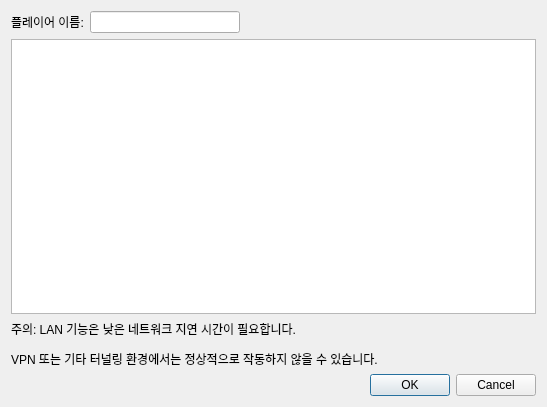
<?xml version="1.0" encoding="UTF-8"?>
<ui version="4.0">
 <class>LANStartClientDialog</class>
 <widget class="QDialog" name="LANStartClientDialog">
  <property name="geometry">
   <rect>
    <x>0</x>
    <y>0</y>
    <width>547</width>
    <height>407</height>
   </rect>
  </property>
  <property name="sizePolicy">
   <sizepolicy hsizetype="Preferred" vsizetype="Preferred">
    <horstretch>0</horstretch>
    <verstretch>0</verstretch>
   </sizepolicy>
  </property>
  <property name="windowTitle">
   <string>LAN 게임 참가 - melonDS</string>
  </property>
  <layout class="QVBoxLayout" name="verticalLayout">
   <item>
    <layout class="QHBoxLayout" name="horizontalLayout_2">
     <item>
      <widget class="QLabel" name="label">
       <property name="text">
        <string>플레이어 이름:</string>
       </property>
      </widget>
     </item>
     <item>
      <widget class="QLineEdit" name="txtPlayerName">
       <property name="sizePolicy">
        <sizepolicy hsizetype="Fixed" vsizetype="Fixed">
         <horstretch>0</horstretch>
         <verstretch>0</verstretch>
        </sizepolicy>
       </property>
       <property name="minimumSize">
        <size>
         <width>150</width>
         <height>0</height>
        </size>
       </property>
      </widget>
     </item>
     <item>
      <spacer name="horizontalSpacer">
       <property name="orientation">
        <enum>Qt::Orientation::Horizontal</enum>
       </property>
       <property name="sizeHint" stdset="0">
        <size>
         <width>40</width>
         <height>20</height>
        </size>
       </property>
      </spacer>
     </item>
    </layout>
   </item>
   <item>
    <widget class="QTreeView" name="tvAvailableGames">
     <property name="editTriggers">
      <set>QAbstractItemView::EditTrigger::NoEditTriggers</set>
     </property>
    </widget>
   </item>
   <item>
    <widget class="QLabel" name="label_2">
     <property name="text">
      <string>&lt;html&gt;&lt;head/&gt;&lt;body&gt;&lt;p&gt;주의: LAN 기능은 낮은 네트워크 지연 시간이 필요합니다.&lt;/p&gt;&lt;p&gt;VPN 또는 기타 터널링 환경에서는 정상적으로 작동하지 않을 수 있습니다.&lt;/p&gt;&lt;/body&gt;&lt;/html&gt;</string>
     </property>
    </widget>
   </item>
   <item>
    <widget class="QDialogButtonBox" name="buttonBox">
     <property name="orientation">
      <enum>Qt::Orientation::Horizontal</enum>
     </property>
     <property name="standardButtons">
      <set>QDialogButtonBox::StandardButton::Cancel|QDialogButtonBox::StandardButton::Ok</set>
     </property>
    </widget>
   </item>
  </layout>
 </widget>
 <resources/>
 <connections>
  <connection>
   <sender>buttonBox</sender>
   <signal>accepted()</signal>
   <receiver>LANStartClientDialog</receiver>
   <slot>accept()</slot>
   <hints>
    <hint type="sourcelabel">
     <x>248</x>
     <y>254</y>
    </hint>
    <hint type="destinationlabel">
     <x>157</x>
     <y>274</y>
    </hint>
   </hints>
  </connection>
  <connection>
   <sender>buttonBox</sender>
   <signal>rejected()</signal>
   <receiver>LANStartClientDialog</receiver>
   <slot>reject()</slot>
   <hints>
    <hint type="sourcelabel">
     <x>316</x>
     <y>260</y>
    </hint>
    <hint type="destinationlabel">
     <x>286</x>
     <y>274</y>
    </hint>
   </hints>
  </connection>
 </connections>
</ui>
